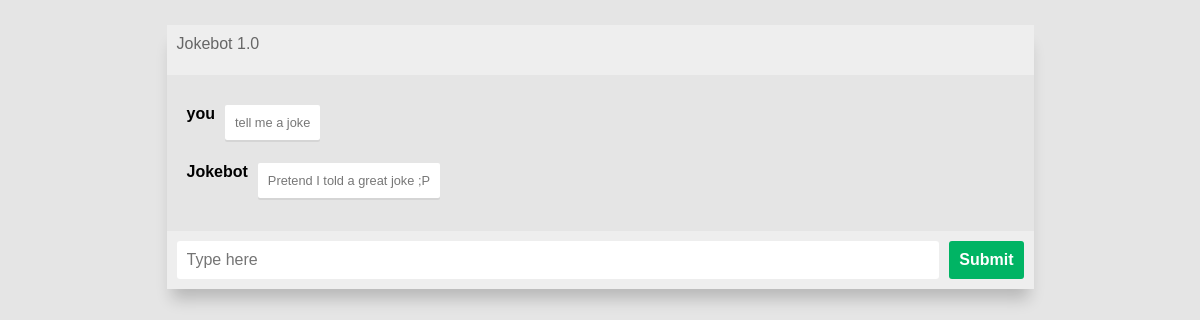
The page /jokebot/ on the database as committed earlier.
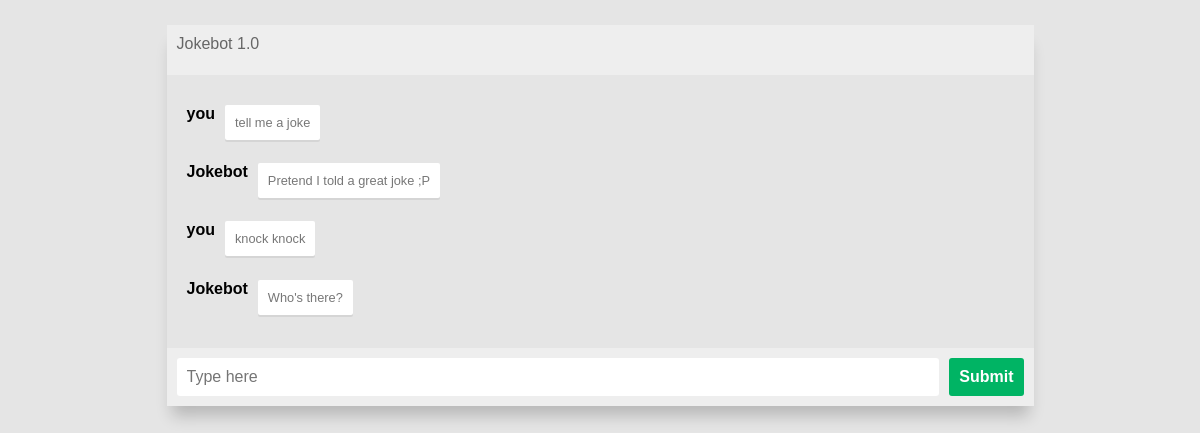
The same page on the database as committed later.
### jokebot/models.py (models this page shows, shortened)
class Message(models.Model):
	message_text = models.CharField(max_length=200)
	message_nametag = models.CharField(max_length=50)
	message_date = models.DateTimeField('date sent', auto_now_add=True)

### jokebot/views.py (the view)
# urls.py: path('', views.index, name='index'),
def index(request):
	message_list = Message.objects.order_by('message_date')
	context = {'message_list': message_list}
	return render(request, 'jokebot/index.html', context)

### jokebot/templates/jokebot/index.html (shortened to what this page needs)
<!DOCTYPE html>
{% load static %}
<html lang="en">
    <head>
        <link rel="stylesheet" type="text/css" href="{% static 'jokebot/jokebot.css' %}">
    </head>
    <body>
        <div class="app-container">
            <div class="menu">
                <div class="appname">Jokebot 1.0</div>
            </div>
            <div class = "chat">
                <ol>
                {% if message_list %}
                    {% for message in message_list %}
                    <li class="msgbox">
                        <div class="nametag">{{ message.message_nametag }}</div>
                        <div class="msg"><p>{{ message.message_text }}</p></div>
                    </li>
                    {% endfor %}
                {% endif %}
                </ol>
            </div>
            <form class="response" action="{% url 'jokebot:submitMessage' %}" method="post">
              <input class="textarea" type="text" name="new_message" placeholder="Type here"/>
              <input class="submitbtn" type="submit" value="Submit">
            </form>
        </div>
    </body>
</html>

### jokebot/static/jokebot/jokebot.css (style rules this page uses)
html { box-sizing: border-box; }
*, *:before, *:after { margin: 0; padding: 0; box-sizing: inherit; }
body { display: flex; justify-content: center; align-items: center; background: #e5e5e5; font-family: Helvetica, sans-serif; }
.app-container { display: flex; flex-flow: column wrap; justify-content: space-between; width: 100%; max-width: 867px; margin: 25px 10px; height: calc(100% - 50px); border: var(--border); border-radius: 5px; background: var(--msger-bg); box-shadow: 0 15px 15px -5px rgba(0, 0, 0, 0.2); }
.menu { display: flex; width: 100%; height: 50px; padding: 10px; background: #eee; color: #666; }
.chat { overflow-y: auto; padding: 10px; list-style: none; margin-top: 10px; margin-bottom: 10px; }
.chat li { padding: 10px; border: 10px; overflow: hidden; display: flex; }
.nametag { margin-right: 10px; font-weight: bold; }
.msg { font-size: 0.8rem; margin: 0 0 0.2rem 0; color: #777; background: white; min-width: 50px; padding: 10px; border-radius: 2px; box-shadow: 0px 2px 0px rgba(0, 0, 0, 0.07); }
.response { display: flex; padding: 10px; background: #eee; }
.response * { border: none; padding: 10px; border-radius: 3px; font-size: 1em; }
.textarea { flex: 1; }
.submitbtn { margin-left: 10px; font-weight: bold; background: rgb(0, 180, 100); color: #fff; }

Rows that differ between the two databases and show on the page:
added Message: message_nametag "you", message_text "knock knock"
added Message: message_nametag "Jokebot", message_text "Who's there?"
